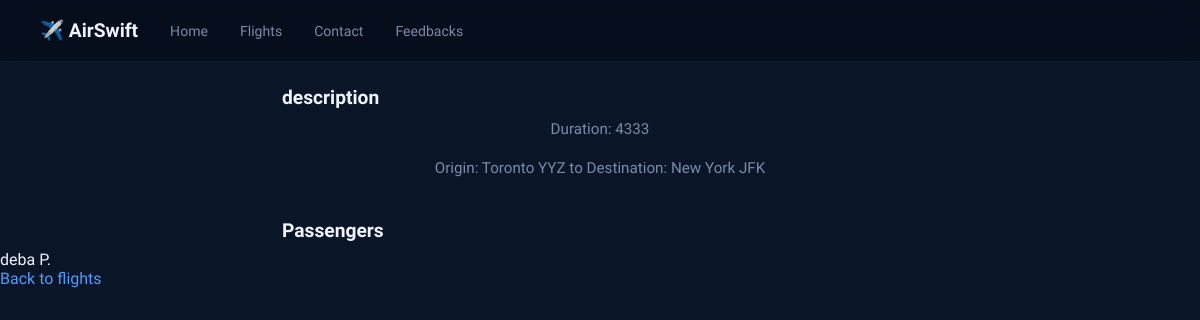
Page /passengers/3 on the committed database.
### mesy/models.py (models this page shows, shortened)
class Flight(models.Model):
    origin = models.ForeignKey(City, on_delete=models.CASCADE, related_name="depature")
    destination = models.ForeignKey(City, on_delete=models.CASCADE, related_name="arrivals")
    duration = models.IntegerField()

class City(models.Model):
    city = models.CharField(max_length=64)
    code = models.CharField(max_length=64)
    def __str__(self):
        return f"{self.city} {self.code}"

class Passenger(models.Model):
    first_name = models.CharField(max_length=64)
    last_name = models.CharField(max_length=64)
    flight = models.ManyToManyField(Flight, related_name = "passengers", blank=True)
    def __str__(self):
        return f"{self.first_name} {self.last_name} "

### mesy/views.py (the view)
# urls.py: path("passengers/<int:flight_id>", views.flight, name="passenger"),
def flight(request, flight_id):
    flight = Flight.objects.get(pk=flight_id)
    passengers = flight.passengers.all()
    return render(request, "mesy/passenger.html", {"flight":flight, "passengers":passengers})

### mesy/templates/mesy/passenger.html
{% extends 'mesy/layout.html' %}
{% block body %}
    <h2>description</h2>
        <p>Duration: {{ flight.duration }}</p>
        <p>Origin: {{ flight.origin }} to Destination: {{ flight.destination }}</p>
    <h2>Passengers</h2>
    {% for pass in passengers %}
        <li style="list-style-type: none;">{{ pass }}</li>
        {% empty %}
        <li style="list-style-type: none;">No Passengers</li>
    {% endfor %}
    <a href="{% url 'all_flight' %}">Back to flights</a>
{% endblock %}

### mesy/static/mesy/index.css (style rules this page uses)
*, *::before, *::after { box-sizing: border-box; margin: 0; padding: 0; }
:root { --sky: #0a1628; --deep: #060e1c; --accent: #4f9cf9; --glow: #7bb8ff; --white: #f0f4ff; --muted: #7a8ba8; --card-bg: rgba(255,255,255,0.04); --card-border: rgba(79,156,249,0.15); }
body { background: var(--sky); color: var(--white); font-family: 'NTR', sans-serif; min-height: 100vh; overflow-x: hidden; }
h2 { font-family: 'NTR', sans-serif; font-size: 1.2rem; font-weight: 700; color: var(--white); margin-bottom: 0.5rem; }
p { color: var(--muted); line-height: 1.7; font-size: 0.95rem; margin-bottom: 0.8rem; }
a { color: var(--accent); text-decoration: none; transition: color 0.2s; }
body > h3, body > h1, body > p, body > a.btn { text-align: center; }
body { padding-top: 0; }
body > h1, body > h2, body > h3, body > p, body > ul, body > form, body > .features { padding-left: 2rem; padding-right: 2rem; }
body > h2 { max-width: 700px; margin-left: auto; margin-right: auto; padding-top: 1.5rem; }

### rows in the picture
Flight: duration "4333", origin "Toronto YYZ", destination "New York JFK"
Passenger: first_name+last_name "deba P."
